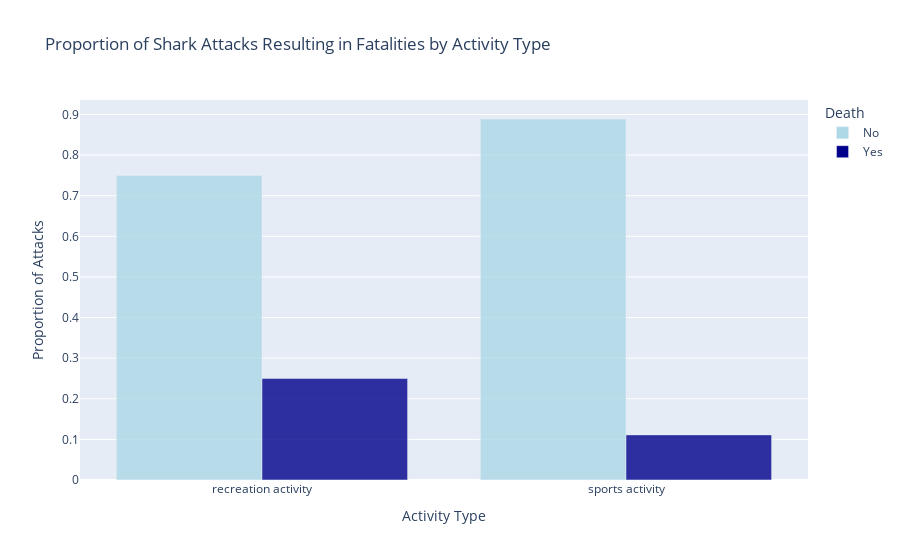

The notebook cell saved with this chart:
### Code cell
# Calculate the proportion of fatal and non-fatal attacks for each activity type
activity_type_fatal_pivot['No'] = activity_type_fatal_pivot['N'] / activity_type_fatal_pivot['Total']
activity_type_fatal_pivot['Yes'] = activity_type_fatal_pivot['Y'] / activity_type_fatal_pivot['Total']

fig = px.bar(activity_type_fatal_pivot, x='Activity_type', y=['No', 'Yes'],
             title='Proportion of Shark Attacks Resulting in Fatalities by Activity Type',
             labels={'Activity_type': 'Activity Type', 'value': 'Proportion of Attacks', 'variable': 'Death'},
             color_discrete_map={'No': 'lightblue', 'Yes': 'darkblue'}, 
             barmode='group',
             opacity=0.8) # I adjust the opacity of the bars

fig.show()

### Figure 1 — Plotly figure (JSON) as saved in the notebook; plotly's stock layout.template omitted (floating-point values rounded to 4 significant figures)
{"data": [{"alignmentgroup": "True", "hovertemplate": "Death=No<br>Activity Type=%{x}<br>Proportion of Attacks=%{y}<extra></extra>", "legendgroup": "No", "marker": {"color": "lightblue", "opacity": 0.8, "pattern": {"shape": ""}}, "name": "No", "offsetgroup": "No", "orientation": "v", "showlegend": true, "textposition": "auto", "type": "bar", "x": ["recreation activity", "sports activity"], "xaxis": "x", "y": [0.75, 0.8889], "yaxis": "y"}, {"alignmentgroup": "True", "hovertemplate": "Death=Yes<br>Activity Type=%{x}<br>Proportion of Attacks=%{y}<extra></extra>", "legendgroup": "Yes", "marker": {"color": "darkblue", "opacity": 0.8, "pattern": {"shape": ""}}, "name": "Yes", "offsetgroup": "Yes", "orientation": "v", "showlegend": true, "textposition": "auto", "type": "bar", "x": ["recreation activity", "sports activity"], "xaxis": "x", "y": [0.25, 0.1111], "yaxis": "y"}], "layout": {"barmode": "group", "legend": {"title": {"text": "Death"}, "tracegroupgap": 0}, "title": {"text": "Proportion of Shark Attacks Resulting in Fatalities by Activity Type"}, "xaxis": {"anchor": "y", "domain": [0, 1], "title": {"text": "Activity Type"}}, "yaxis": {"anchor": "x", "domain": [0, 1], "title": {"text": "Proportion of Attacks"}}}}
